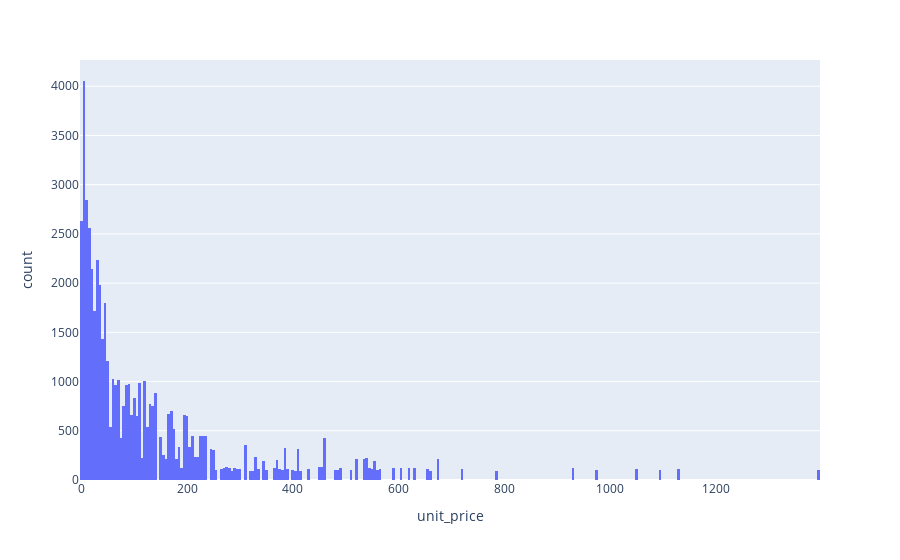
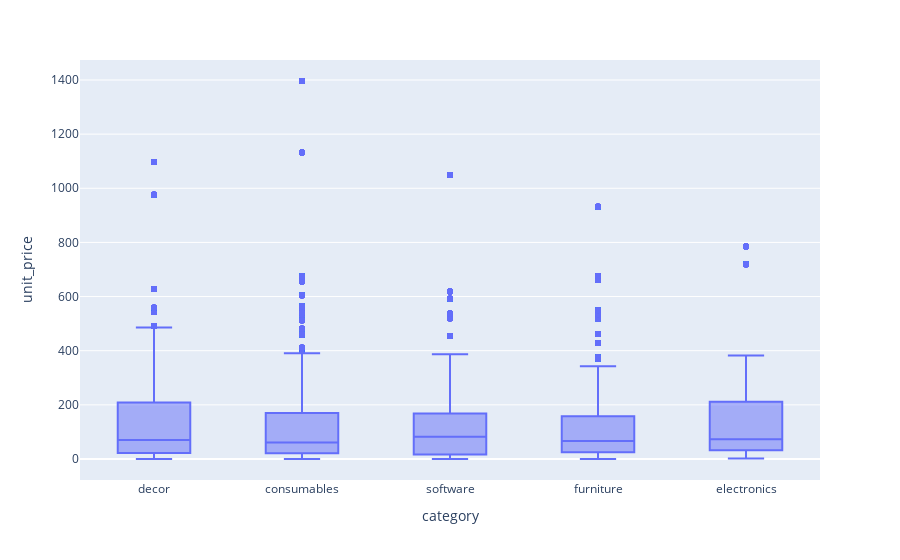

The code cell stored with these charts, in order, in its notebook:
### Code cell
# Use this space to do any additional research
# and familiarize yourself with the data.
import plotly.express as px

fig = px.histogram(df, x="unit_price")
fig.show()

df["first"].unique()
df["first"].value_counts()

df["first"].value_counts().idxmax()

fig = px.box(df, x="category", y="unit_price")
fig.show()

### Figure 1 — Plotly figure (JSON) as saved in the notebook; plotly's stock layout.template omitted (floating-point values rounded to 4 significant figures; data arrays with more than 128 entries replaced by an {"elided": "..."} marker saying what was removed)
{"data": [{"alignmentgroup": "True", "bingroup": "x", "hovertemplate": "unit_price=%{x}<br>count=%{y}<extra></extra>", "legendgroup": "", "marker": {"color": "#636efa", "pattern": {"shape": ""}}, "name": "", "offsetgroup": "", "orientation": "v", "showlegend": false, "type": "histogram", "x": {"elided": "54639 float values"}, "xaxis": "x", "yaxis": "y"}], "layout": {"barmode": "relative", "legend": {"tracegroupgap": 0}, "margin": {"t": 60}, "xaxis": {"anchor": "y", "domain": [0, 1], "title": {"text": "unit_price"}}, "yaxis": {"anchor": "x", "domain": [0, 1], "title": {"text": "count"}}}}

### Figure 2 — Plotly figure (JSON) as saved in the notebook; plotly's stock layout.template omitted (floating-point values rounded to 4 significant figures; data arrays with more than 128 entries replaced by an {"elided": "..."} marker saying what was removed)
{"data": [{"alignmentgroup": "True", "hovertemplate": "category=%{x}<br>unit_price=%{y}<extra></extra>", "legendgroup": "", "marker": {"color": "#636efa"}, "name": "", "notched": false, "offsetgroup": "", "orientation": "v", "showlegend": false, "type": "box", "x": {"elided": "54639 str values"}, "x0": " ", "xaxis": "x", "y": {"elided": "54639 float values"}, "y0": " ", "yaxis": "y"}], "layout": {"boxmode": "group", "legend": {"tracegroupgap": 0}, "margin": {"t": 60}, "xaxis": {"anchor": "y", "domain": [0, 1], "title": {"text": "category"}}, "yaxis": {"anchor": "x", "domain": [0, 1], "title": {"text": "unit_price"}}}}
